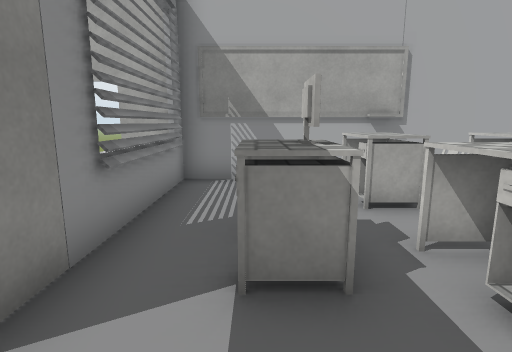
view 1 (above)

19 first-person views from a walk through a 3-D level made in the Unity game engine. The camera is 1.4 m above the floor, tilts 10° down and sees 80° across. Doors are open. The floor is counted in squares, 1 m on a side. Each view is taken from the middle of a square. On the plan, view 1 faces up. The plan holds only what a view shows up to about 14 squares ahead; the rest is blank. The place goes on beyond the plan. Some surface patterns are stand-ins.

view 2
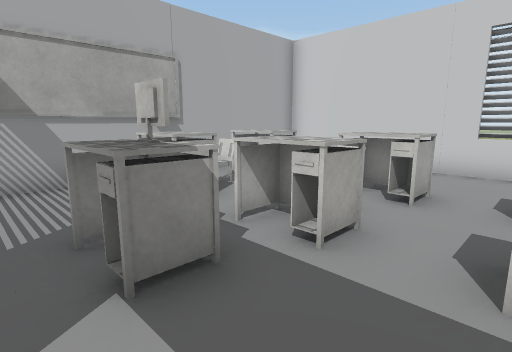

view 3
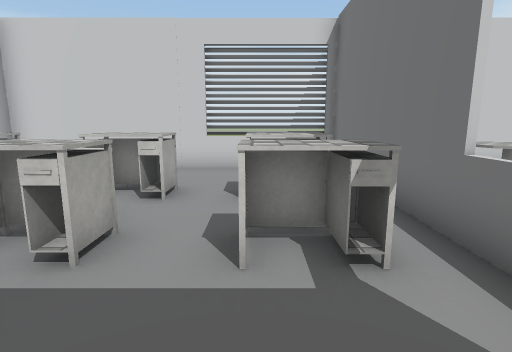

view 4
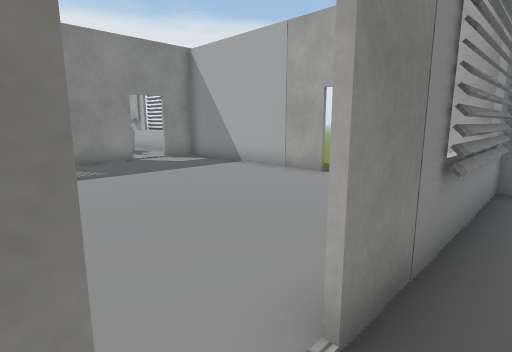

view 5
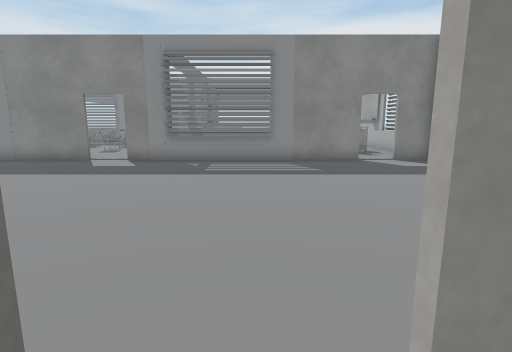

view 6
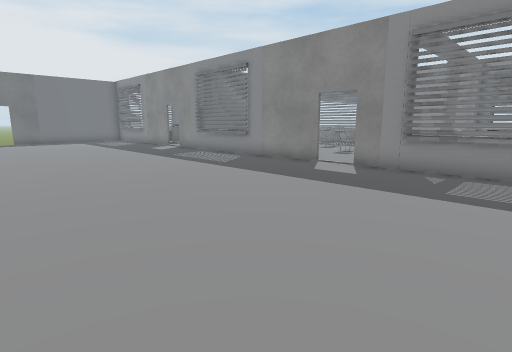

view 7
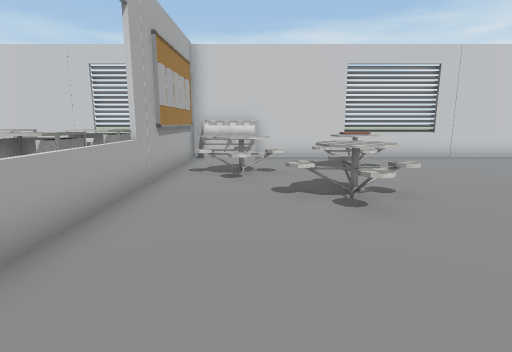

view 8
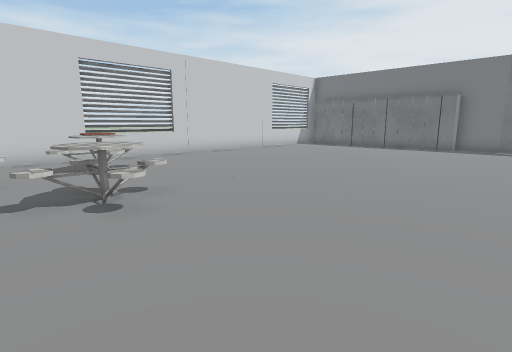

view 9
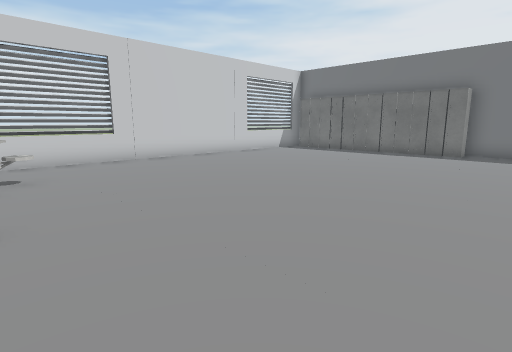

view 10
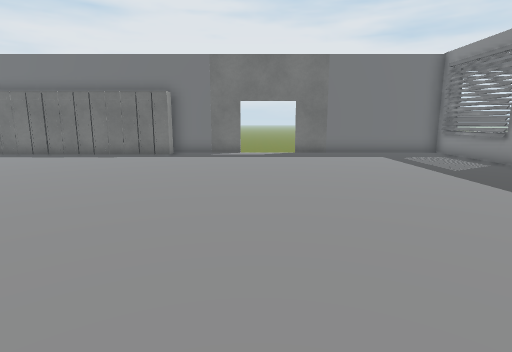

view 11
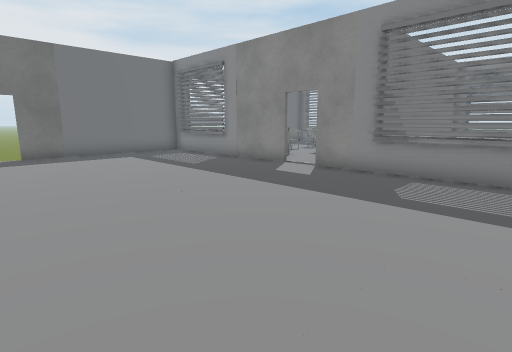

view 12
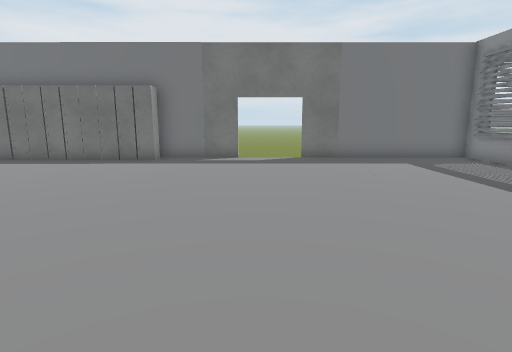

view 13
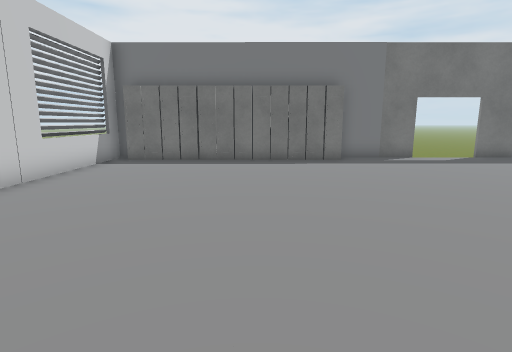

view 14
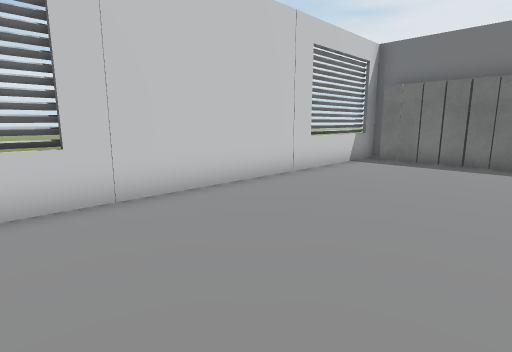

view 15
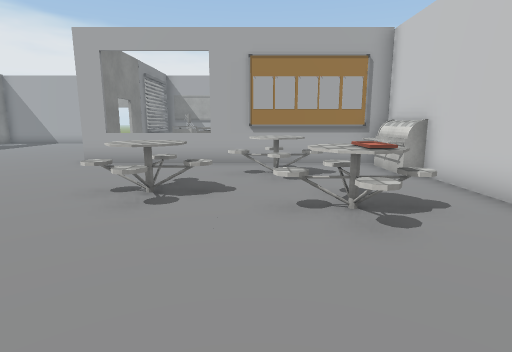

view 16
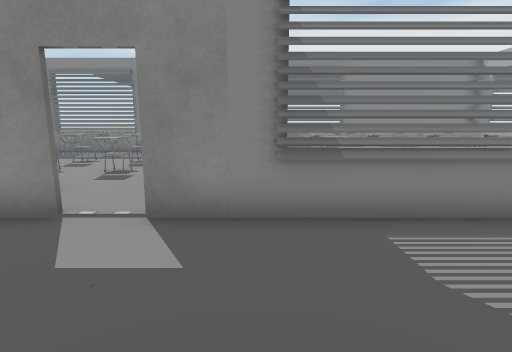

view 17
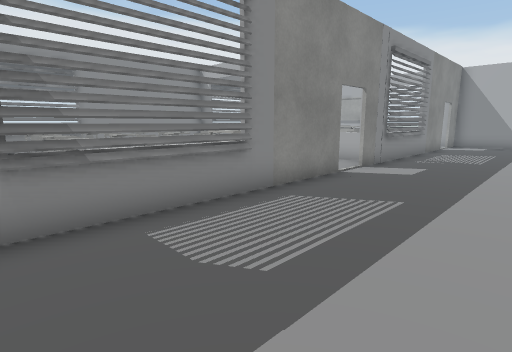

view 18
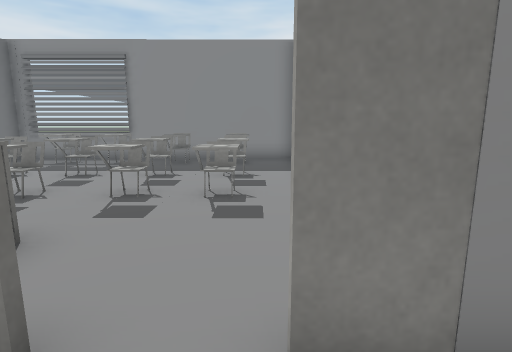

view 19
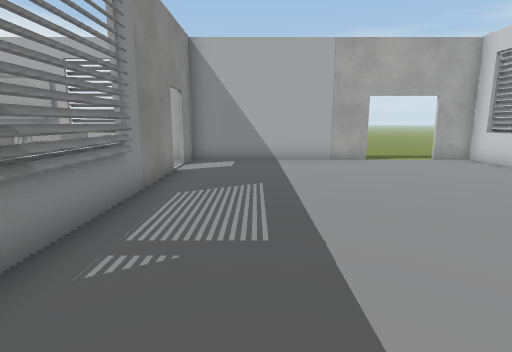

### Floor plan
Points are (right, up) in squares from view 1. A wall is a line through its corners. A room is listed if a view was taken in it or the views show most of it. See-through windows are left out.
Room 1 (views 1, 2, 3, 4, 5)
walls: (-1.8, 0.2) (-1.8, -1); (1.6, -2.4) (8.5, -2.4) (8.5, 7.5) (-1.9, 7.5); (-1.8, 7.5) (-1.8, 1.5)
ways out: open door at (-2, 1) to room 2
objects: table (0, 2); computer (0, 3) to (1, 3); table (0, 4); table (2, -1) to (3, 0); table (2, 2) to (3, 3); table (2, 5) to (3, 6); other object (3, 7); other object (4, -1) to (4, 0); table (4, 2) to (5, 3); chair (4, 5) to (4, 6); table (5, -1) to (5, 0); table (5, 5) to (5, 6)
Room 2 (views 6, 7, 8, 9, 10, 11, 12, 13, 14, 15, 16, 17, 18, 19)
walls: (-3.4, -23.2) (-0.4, -23.2); (-12.4, -15.9) (-12.4, -23.2); (-12.4, -5.2) (-12.4, -14.8); (8.5, -22.6) (8.5, -5.5); (8.5, -2.5) (-2, -2.5); (-13.2, -23.2) (-5.8, -23.2); (-1.9, 5.5) (-1.9, 7.5) (-3.4, 7.5); (-12.4, 4.9) (-12.4, -3.9); (-5.8, 7.5) (-13.1, 7.5); (-12.4, 7.5) (-12.4, 6.1)
ways out: open door at (-2, 1) to room 1; open door at (-12.5, 5.5); open door at (-12.3, -15.3); open door at (-12.3, -4.7); open door at (-4.5, -23); open door at (-4.5, 7.5); gap at (5, -3)
objects: locker (0, -23); locker (1, -23); table (1, -8) to (3, -6); locker (2, -23); locker (3, -23); table (3, -6) to (6, -4); locker (4, -23); table (4, -9) to (7, -7); locker (5, -23); locker (6, -23); locker (7, -23); locker (8, -23); other object (8, -5) to (9, -3)

Where each view was taken, in squares from view 1:
view 1: 0 up, 0 right, facing up
view 2: 0 up, 1 left, facing up-right
view 3: 0 up, 1 left, facing right
view 4: 0 up, 1 left, facing up-left
view 5: 1 up, 1 left, facing left
view 6: 1 up, 3 left, facing down-left
view 7: 5 down, 4 left, facing right
view 8: 5 down, 4 left, facing down-right
view 9: 8 down, 3 left, facing down-right
view 10: 9 down, 4 left, facing down
view 11: 9 down, 4 left, facing down-left
view 12: 11 down, 4 left, facing down
view 13: 11 down, 3 right, facing down
view 14: 11 down, 3 right, facing down-right
view 15: 13 down, 4 right, facing up
view 16: 13 down, 8 left, facing left
view 17: 13 down, 8 left, facing up-left
view 18: 4 down, 11 left, facing left
view 19: 4 down, 10 left, facing up
